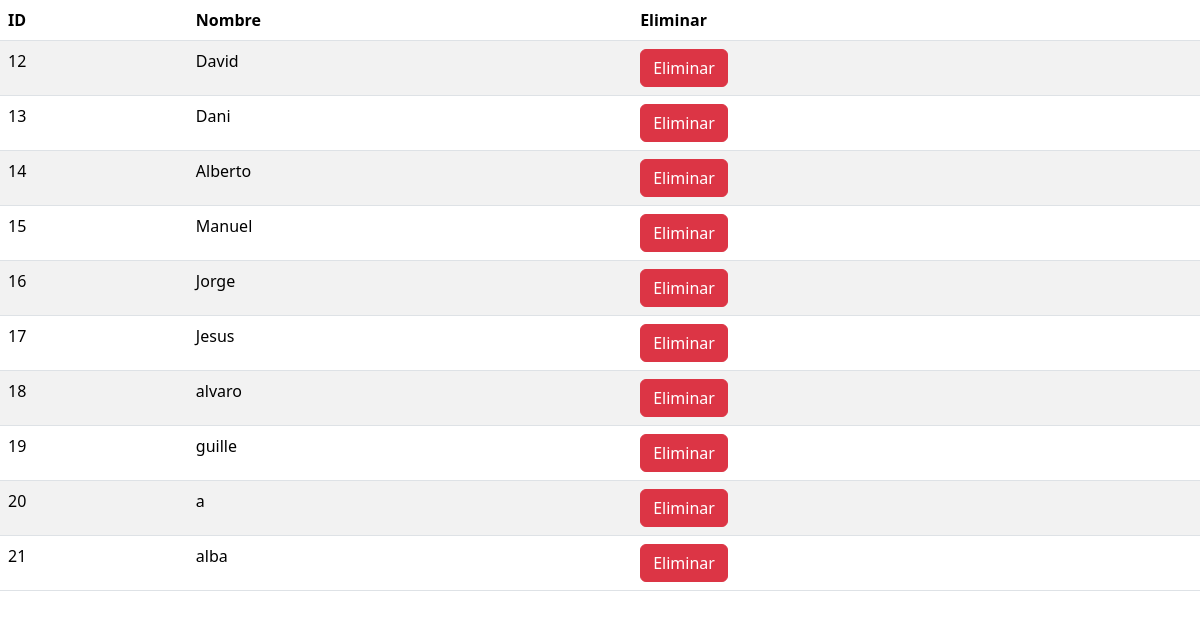
The page /Administrador/Usuarios/baja_usuario.php on the database its author committed.
### tables this page shows
CREATE TABLE `usuario` (
  `usuario_id` int(5) NOT NULL,
  `nombres` varchar(35) NOT NULL,
  `correo` varchar(100) NOT NULL,
  `clave` varchar(80) NOT NULL,
  `tipo_usuario` varchar(20) NOT NULL
);

### functions.php (called while the page is built, shortened)
<?php
function conectaDb()
{
    global $cfg;
    try {
        $tmp = new PDO("mysql:host=$cfg[mysqlHost];dbname=$cfg[mysqlDatabase];charset=utf8mb4", $cfg["mysqlUser"], $cfg["mysqlPassword"]);
    } catch (PDOException $e) {
        $tmp = new PDO("mysql:host=$cfg[mysqlHost];charset=utf8mb4", $cfg["mysqlUser"], $cfg["mysqlPassword"]);
    } catch (PDOException $e) {
        print "    <p class=\"aviso\">Error: No puede conectarse con la base de datos. {$e->getMessage()}</p>\n";
        exit;
    } finally {
        $tmp->setAttribute(PDO::ATTR_ERRMODE, PDO::ERRMODE_SILENT);
        $tmp->setAttribute(PDO::MYSQL_ATTR_USE_BUFFERED_QUERY, true);
        return $tmp;
    }
}
function obtenerTodosLosUsuarios()
{
    try {
        $conn = conectaDb();
        $stmt = $conn->query("SELECT * FROM usuario");
        return $stmt->fetchAll(PDO::FETCH_ASSOC);
    } catch (PDOException $e) {
        return false;
    }
}

### Administrador/Usuarios/baja_usuario.php (the view, shortened to what this page needs)
<!DOCTYPE html>
<html lang="en">
  <head>
    <link
      href="https://cdn.jsdelivr.net/npm/bootstrap@5.3.2/dist/css/bootstrap.min.css"
      rel="stylesheet"
    />
  </head>
  <body>
  <?php
  require_once "../../functions.php";
$usuarios = obtenerTodosLosUsuarios();
if ($usuarios) {
    ?>
    <div class="table-responsive">
        <table class="table table-striped table-hover">
            <thead>
                <tr>
                    <th>ID</th>
                    <th>Nombre</th>
                    <th>Eliminar</th>
                </tr>
            </thead>
            <tbody>
                <?php foreach ($usuarios as $usuario): ?>
                    <tr>
                        <td><?php echo $usuario['usuario_id']; ?></td>
                        <td><?php echo $usuario['nombres']; ?></td>
                        <td>
                            <form action="./Proceso/procesar_baja_usuario.php" method="post">
                                <button type="submit" class="btn btn-danger">Eliminar</button>
                            </form>
                        </td>
                    </tr>
                <?php endforeach; ?>
            </tbody>
        </table>
    </div>
    <?php
} else {
    echo '<p>No se encontraron usuarios.</p>';
}
?>
  </body>
</html>

### rows shown on the page
usuario: usuario_id "12", nombres "David"
usuario: usuario_id "13", nombres "Dani"
usuario: usuario_id "14", nombres "Alberto"
usuario: usuario_id "15", nombres "Manuel"
usuario: usuario_id "16", nombres "Jorge"
usuario: usuario_id "17", nombres "Jesus"
usuario: usuario_id "18", nombres "alvaro"
usuario: usuario_id "19", nombres "guille"
usuario: usuario_id "20", nombres "a"
usuario: usuario_id "21", nombres "alba"
